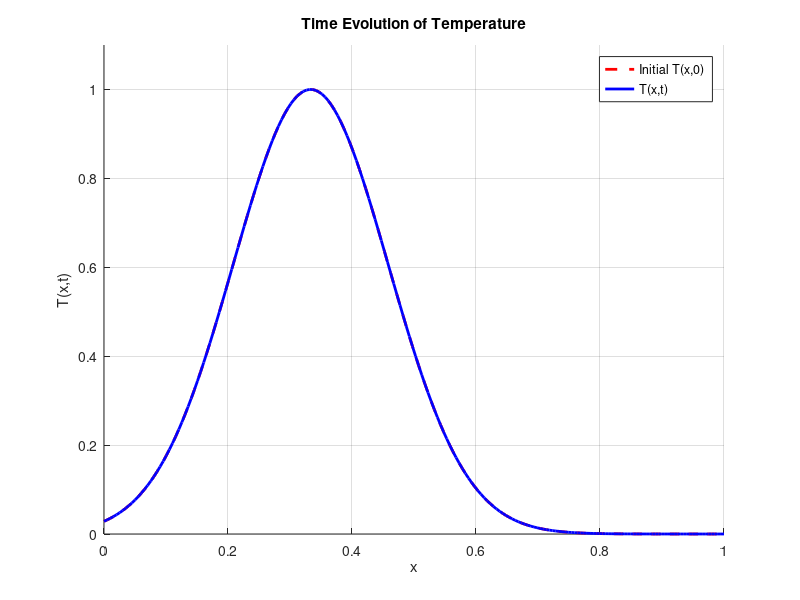

Here is the MATLAB script that generated this plot: (Note: this script raises an error after producing the figure.)
% Analytical solution to 1D time-dependent heat equation using Fourier series
% Boundary conditions: T(0,t)=0, T(L,t)=0
% Initial condition: T(x,0) = exp( -(x - L/3)^2 / (2*(L/8)^2) )

clear; close all; clc;

% Parameters
L = 1;              % Length of the domain
alpha = 0.1;        % Thermal diffusivity
N = 100;            % Number of Fourier terms (increase for better accuracy)
Nx = 200;           % Number of spatial points for plotting
Nt = 100;           % Number of time steps for animation
t_max = 10;          % Maximum time for simulation

% Spatial grid
x = linspace(0, L, Nx);

% Time grid
t = linspace(0, t_max, Nt);

% Precompute eigenvalues and eigenfunctions
lambda_n = @(n) (n * pi / L)^2;
X_n = @(n, x) sin(n * pi * x / L);

% Initial condition function (Gaussian)
sigma = L / 8;
f = @(x) exp( -(x - L/3).^2 / (2 * sigma^2) );

% Compute Fourier coefficients c_n
c_n = zeros(1, N);
for n = 1:N
    integrand = @(x) f(x) .* X_n(n, x);
    c_n(n) = (2 / L) * integral(integrand, 0, L);
end

% Prepare figure for animation
figure;
hold on;
plot(x, f(x), 'r--', 'LineWidth', 2); % Initial temperature as dotted red line
h = plot(x, f(x), 'b-', 'LineWidth', 2); % Evolving temperature as solid blue line
hold off;
xlabel('x');
ylabel('T(x,t)');
title('Time Evolution of Temperature');
legend('Initial T(x,0)', 'T(x,t)');
ylim([0, max(f(x)) * 1.1]);
grid on;

% GIF filename
filename = 'heat_evolution.gif';

% Capture initial frame
frame = getframe(gcf);
im = frame2im(frame);
[imind, cm] = rgb2ind(im, 256);
imwrite(imind, cm, filename, 'gif', 'Loopcount', inf, 'DelayTime', 0.1);

% Animate over time
for k = 2:Nt
    T = zeros(1, Nx);
    for n = 1:N
        T = T + c_n(n) * X_n(n, x) * exp(-alpha * lambda_n(n) * t(k));
    end
    set(h, 'YData', T);
    drawnow;
    
    % Capture frame for GIF
    frame = getframe(gcf);
    im = frame2im(frame);
    [imind, cm] = rgb2ind(im, 256);
    imwrite(imind, cm, filename, 'gif', 'WriteMode', 'append', 'DelayTime', 0.1);
end